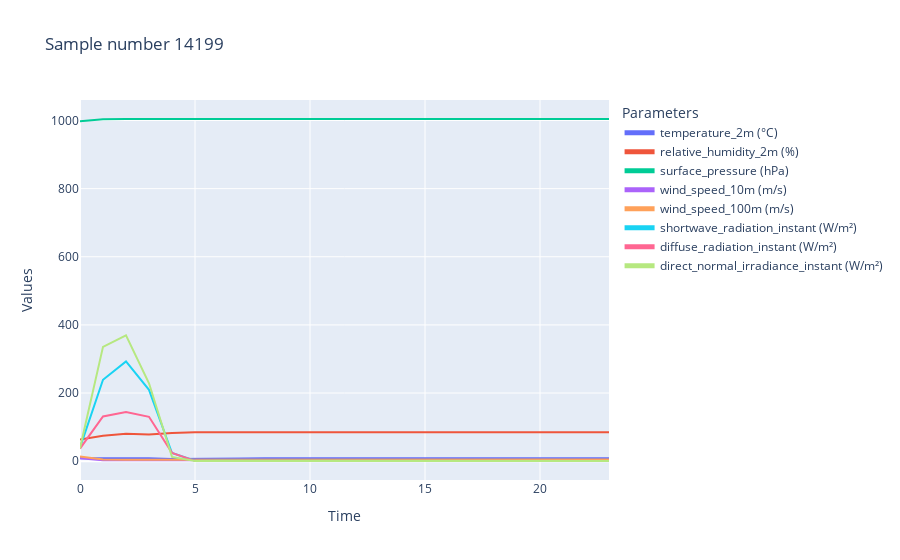
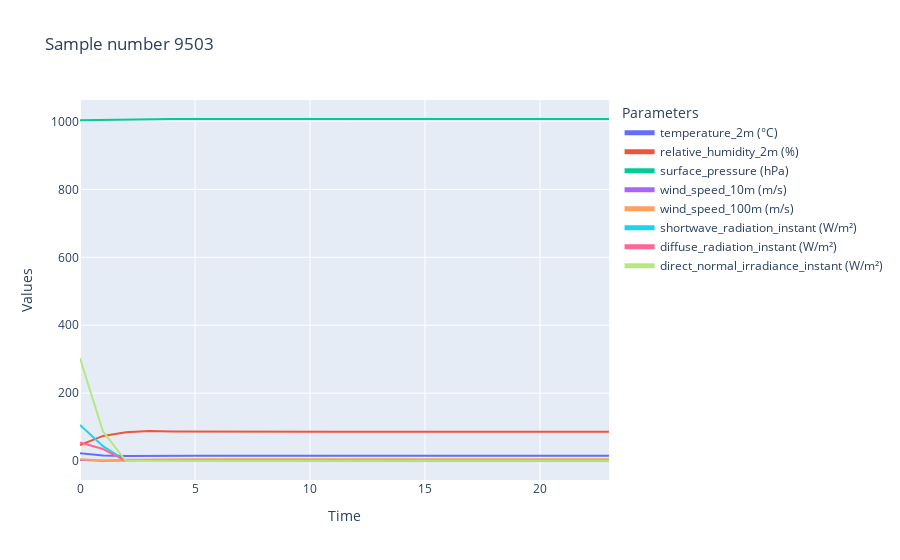
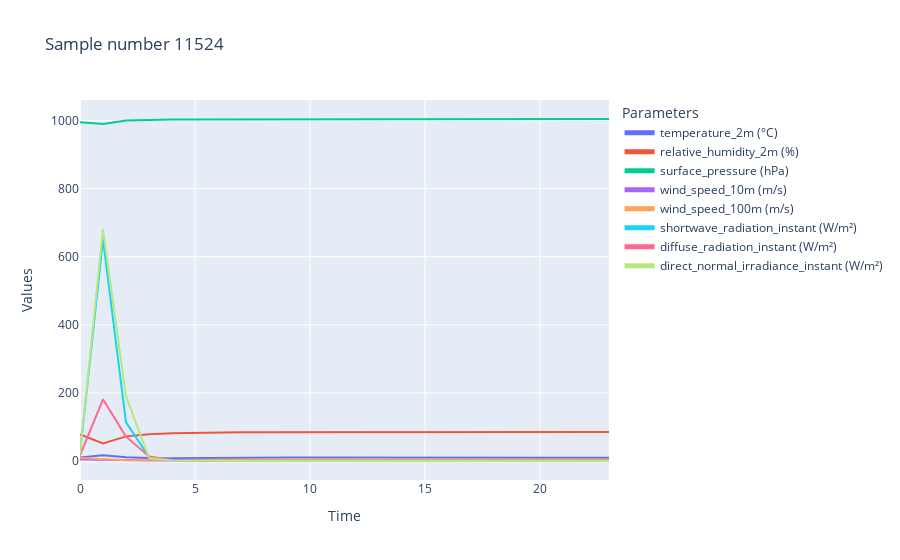
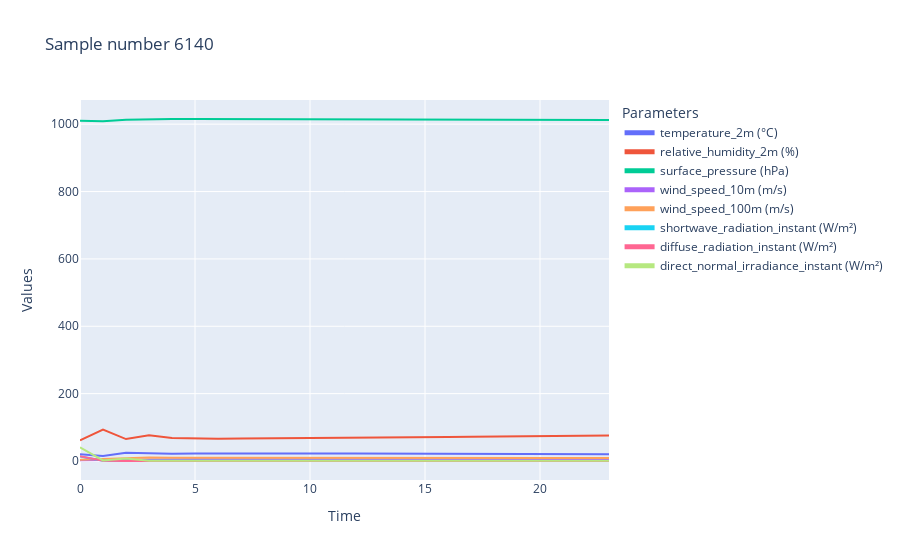

Notebook code cell kept with these figures, in order:
### Code cell
# SAMPLES WINDOWS TO PLOT
samples_to_plot = []
# Numero totale di righe nel dataframe
total_rows = len(synth_df)

m_resolution = int(24 * 60 / int((data_df.data.index[1] - data_df.data.index[0]).seconds / 60))

# Iterare attraverso il DataFrame a blocchi di m_resolution righe
for start in range(0, total_rows, m_resolution):
    # Verifica che ci siano abbastanza righe
    if start + m_resolution > total_rows:
        break  # Esce dal ciclo se non ci sono abbastanza righe per una nuova finestra

    # Estrai il blocco
    finestra = synth_df.iloc[start:start + m_resolution]
    finestra = finestra.reset_index(drop=True)

    samples_to_plot.append(finestra)


# EXTRACTING RANDOM DAY FRAMES
for plots in range(5):
    index = np.random.randint(len(samples_to_plot))
    plty_plot_dataframes([samples_to_plot[index][processor.num_columns]], title=f"Sample number {index}")

### Figure 1 — Plotly figure (JSON) as saved in the notebook; plotly's stock layout.template omitted (floating-point values rounded to 4 significant figures)
{"data": [{"mode": "lines", "name": "temperature_2m (°C)", "x": [0, 1, 2, 3, 4, 5, 6, 7, 8, 9, 10, 11, 12, 13, 14, 15, 16, 17, 18, 19, 20, 21, 22, 23], "y": [8.553, 8.839, 8.496, 8.431, 6.155, 6.054, 7.911, 7.97, 8.213, 8.387, 8.486, 8.556, 8.607, 8.644, 8.672, 8.693, 8.708, 8.72, 8.728, 8.734, 8.739, 8.743, 8.746, 8.748], "type": "scatter"}, {"mode": "lines", "name": "relative_humidity_2m (%)", "x": [0, 1, 2, 3, 4, 5, 6, 7, 8, 9, 10, 11, 12, 13, 14, 15, 16, 17, 18, 19, 20, 21, 22, 23], "y": [63.48, 74.43, 80.77, 78.21, 82.68, 85.06, 85.04, 85.27, 85.32, 85.26, 85.18, 85.11, 85.06, 85.03, 85.01, 85.01, 85.01, 85.02, 85.04, 85.06, 85.08, 85.11, 85.13, 85.16], "type": "scatter"}, {"mode": "lines", "name": "surface_pressure (hPa)", "x": [0, 1, 2, 3, 4, 5, 6, 7, 8, 9, 10, 11, 12, 13, 14, 15, 16, 17, 18, 19, 20, 21, 22, 23], "y": [997.9, 1004.0, 1004.0, 1004.0, 1004.0, 1003.0, 1004.0, 1004.0, 1004.0, 1004.0, 1004.0, 1004.0, 1004.0, 1004.0, 1004.0, 1004.0, 1004.0, 1004.0, 1004.0, 1004.0, 1004.0, 1004.0, 1004.0, 1004.0], "type": "scatter"}, {"mode": "lines", "name": "wind_speed_10m (m/s)", "x": [0, 1, 2, 3, 4, 5, 6, 7, 8, 9, 10, 11, 12, 13, 14, 15, 16, 17, 18, 19, 20, 21, 22, 23], "y": [8.449, 2.986, 2.691, 2.721, 2.757, 2.549, 2.582, 2.613, 2.636, 2.644, 2.649, 2.651, 2.653, 2.653, 2.654, 2.654, 2.654, 2.653, 2.653, 2.653, 2.653, 2.652, 2.652, 2.651], "type": "scatter"}, {"mode": "lines", "name": "wind_speed_100m (m/s)", "x": [0, 1, 2, 3, 4, 5, 6, 7, 8, 9, 10, 11, 12, 13, 14, 15, 16, 17, 18, 19, 20, 21, 22, 23], "y": [13.63, 4.532, 4.06, 4.186, 4.827, 5.08, 5.109, 5.137, 5.166, 5.176, 5.184, 5.189, 5.192, 5.194, 5.195, 5.196, 5.196, 5.196, 5.196, 5.196, 5.196, 5.195, 5.195, 5.195], "type": "scatter"}, {"mode": "lines", "name": "shortwave_radiation_instant (W/m²)", "x": [0, 1, 2, 3, 4, 5, 6, 7, 8, 9, 10, 11, 12, 13, 14, 15, 16, 17, 18, 19, 20, 21, 22, 23], "y": [39.92, 238.9, 293.0, 209.4, 23.84, 1.24, 0.8598, 0.8131, 0.787, 0.7676, 0.7527, 0.7409, 0.7322, 0.7259, 0.7215, 0.7186, 0.7167, 0.7156, 0.7151, 0.715, 0.7152, 0.7156, 0.7163, 0.717], "type": "scatter"}, {"mode": "lines", "name": "diffuse_radiation_instant (W/m²)", "x": [0, 1, 2, 3, 4, 5, 6, 7, 8, 9, 10, 11, 12, 13, 14, 15, 16, 17, 18, 19, 20, 21, 22, 23], "y": [36.91, 131.4, 144.2, 130.3, 24.29, 0.9387, 0.5977, 0.5615, 0.5259, 0.5078, 0.4953, 0.4858, 0.479, 0.4741, 0.4707, 0.4685, 0.467, 0.4661, 0.4657, 0.4655, 0.4656, 0.4659, 0.4663, 0.4669], "type": "scatter"}, {"mode": "lines", "name": "direct_normal_irradiance_instant (W/m²)", "x": [0, 1, 2, 3, 4, 5, 6, 7, 8, 9, 10, 11, 12, 13, 14, 15, 16, 17, 18, 19, 20, 21, 22, 23], "y": [37.52, 335.5, 369.1, 228.7, 12.53, 0.7294, 0.5057, 0.4869, 0.4838, 0.4813, 0.4798, 0.4785, 0.4776, 0.4771, 0.4768, 0.4768, 0.4769, 0.4772, 0.4776, 0.478, 0.4785, 0.479, 0.4796, 0.4801], "type": "scatter"}], "layout": {"title": {"text": "Sample number 14199"}, "xaxis": {"title": {"text": "Time"}}, "yaxis": {"title": {"text": "Values"}}, "legend": {"title": {"text": "Parameters"}, "itemsizing": "constant"}, "hovermode": "closest"}}

### Figure 2 — Plotly figure (JSON) as saved in the notebook; plotly's stock layout.template omitted (floating-point values rounded to 4 significant figures)
{"data": [{"mode": "lines", "name": "temperature_2m (°C)", "x": [0, 1, 2, 3, 4, 5, 6, 7, 8, 9, 10, 11, 12, 13, 14, 15, 16, 17, 18, 19, 20, 21, 22, 23], "y": [23.02, 16.23, 14.8, 15.83, 15.97, 15.98, 15.98, 15.96, 15.94, 15.92, 15.91, 15.9, 15.89, 15.89, 15.88, 15.88, 15.88, 15.87, 15.87, 15.87, 15.86, 15.86, 15.86, 15.86], "type": "scatter"}, {"mode": "lines", "name": "relative_humidity_2m (%)", "x": [0, 1, 2, 3, 4, 5, 6, 7, 8, 9, 10, 11, 12, 13, 14, 15, 16, 17, 18, 19, 20, 21, 22, 23], "y": [47.21, 74.02, 85.18, 88.27, 87.08, 86.71, 86.39, 86.29, 86.26, 86.26, 86.28, 86.3, 86.32, 86.34, 86.37, 86.39, 86.42, 86.44, 86.47, 86.49, 86.52, 86.54, 86.56, 86.58], "type": "scatter"}, {"mode": "lines", "name": "surface_pressure (hPa)", "x": [0, 1, 2, 3, 4, 5, 6, 7, 8, 9, 10, 11, 12, 13, 14, 15, 16, 17, 18, 19, 20, 21, 22, 23], "y": [1004.0, 1005.0, 1007.0, 1007.0, 1007.0, 1007.0, 1007.0, 1007.0, 1007.0, 1007.0, 1007.0, 1007.0, 1007.0, 1007.0, 1007.0, 1007.0, 1007.0, 1007.0, 1007.0, 1007.0, 1007.0, 1007.0, 1007.0, 1007.0], "type": "scatter"}, {"mode": "lines", "name": "wind_speed_10m (m/s)", "x": [0, 1, 2, 3, 4, 5, 6, 7, 8, 9, 10, 11, 12, 13, 14, 15, 16, 17, 18, 19, 20, 21, 22, 23], "y": [3.394, 0.9498, 1.669, 2.468, 2.715, 2.759, 2.767, 2.767, 2.766, 2.763, 2.76, 2.757, 2.753, 2.75, 2.747, 2.744, 2.742, 2.738, 2.735, 2.734, 2.73, 2.727, 2.725, 2.722], "type": "scatter"}, {"mode": "lines", "name": "wind_speed_100m (m/s)", "x": [0, 1, 2, 3, 4, 5, 6, 7, 8, 9, 10, 11, 12, 13, 14, 15, 16, 17, 18, 19, 20, 21, 22, 23], "y": [5.667, 1.688, 3.587, 4.921, 5.316, 5.383, 5.393, 5.392, 5.388, 5.382, 5.377, 5.37, 5.365, 5.359, 5.354, 5.349, 5.345, 5.338, 5.333, 5.331, 5.324, 5.319, 5.314, 5.31], "type": "scatter"}, {"mode": "lines", "name": "shortwave_radiation_instant (W/m²)", "x": [0, 1, 2, 3, 4, 5, 6, 7, 8, 9, 10, 11, 12, 13, 14, 15, 16, 17, 18, 19, 20, 21, 22, 23], "y": [106.4, 43.92, 0.3211, 0.669, 0.8653, 0.9166, 0.9381, 0.9539, 0.9652, 0.973, 0.9783, 0.9819, 0.9845, 0.9866, 0.9884, 0.9901, 0.992, 0.9934, 0.9947, 0.9966, 0.9978, 0.9992, 1.0, 1.002], "type": "scatter"}, {"mode": "lines", "name": "diffuse_radiation_instant (W/m²)", "x": [0, 1, 2, 3, 4, 5, 6, 7, 8, 9, 10, 11, 12, 13, 14, 15, 16, 17, 18, 19, 20, 21, 22, 23], "y": [54.98, 35.56, 0.2134, 0.4201, 0.5635, 0.6038, 0.6242, 0.6382, 0.6477, 0.654, 0.6582, 0.661, 0.663, 0.6646, 0.6659, 0.6671, 0.6684, 0.6695, 0.6705, 0.6717, 0.6726, 0.6736, 0.6744, 0.6753], "type": "scatter"}, {"mode": "lines", "name": "direct_normal_irradiance_instant (W/m²)", "x": [0, 1, 2, 3, 4, 5, 6, 7, 8, 9, 10, 11, 12, 13, 14, 15, 16, 17, 18, 19, 20, 21, 22, 23], "y": [303.0, 87.2, 0.2187, 0.3905, 0.52, 0.5572, 0.5725, 0.5815, 0.5873, 0.591, 0.5934, 0.5948, 0.5959, 0.5967, 0.5974, 0.5979, 0.5987, 0.5991, 0.5995, 0.6003, 0.6006, 0.6011, 0.6014, 0.6019], "type": "scatter"}], "layout": {"title": {"text": "Sample number 9503"}, "xaxis": {"title": {"text": "Time"}}, "yaxis": {"title": {"text": "Values"}}, "legend": {"title": {"text": "Parameters"}, "itemsizing": "constant"}, "hovermode": "closest"}}

### Figure 3 — Plotly figure (JSON) as saved in the notebook; plotly's stock layout.template omitted (floating-point values rounded to 4 significant figures)
{"data": [{"mode": "lines", "name": "temperature_2m (°C)", "x": [0, 1, 2, 3, 4, 5, 6, 7, 8, 9, 10, 11, 12, 13, 14, 15, 16, 17, 18, 19, 20, 21, 22, 23], "y": [10.47, 17.46, 11.66, 8.939, 8.689, 9.383, 10.1, 10.45, 10.56, 10.56, 10.53, 10.49, 10.45, 10.41, 10.38, 10.34, 10.31, 10.27, 10.24, 10.21, 10.18, 10.15, 10.12, 10.1], "type": "scatter"}, {"mode": "lines", "name": "relative_humidity_2m (%)", "x": [0, 1, 2, 3, 4, 5, 6, 7, 8, 9, 10, 11, 12, 13, 14, 15, 16, 17, 18, 19, 20, 21, 22, 23], "y": [78.5, 52.04, 72.69, 79.25, 81.71, 83.2, 84.36, 84.84, 84.99, 85.04, 85.06, 85.07, 85.09, 85.11, 85.13, 85.16, 85.19, 85.21, 85.25, 85.28, 85.31, 85.34, 85.37, 85.4], "type": "scatter"}, {"mode": "lines", "name": "surface_pressure (hPa)", "x": [0, 1, 2, 3, 4, 5, 6, 7, 8, 9, 10, 11, 12, 13, 14, 15, 16, 17, 18, 19, 20, 21, 22, 23], "y": [994.3, 989.5, 999.4, 1002.0, 1003.0, 1003.0, 1003.0, 1003.0, 1003.0, 1003.0, 1003.0, 1003.0, 1003.0, 1004.0, 1004.0, 1004.0, 1004.0, 1004.0, 1004.0, 1004.0, 1004.0, 1004.0, 1004.0, 1004.0], "type": "scatter"}, {"mode": "lines", "name": "wind_speed_10m (m/s)", "x": [0, 1, 2, 3, 4, 5, 6, 7, 8, 9, 10, 11, 12, 13, 14, 15, 16, 17, 18, 19, 20, 21, 22, 23], "y": [5.157, 3.558, 1.427, 1.579, 1.848, 1.971, 2.057, 2.095, 2.108, 2.109, 2.104, 2.099, 2.092, 2.086, 2.08, 2.074, 2.068, 2.062, 2.056, 2.05, 2.044, 2.039, 2.033, 2.028], "type": "scatter"}, {"mode": "lines", "name": "wind_speed_100m (m/s)", "x": [0, 1, 2, 3, 4, 5, 6, 7, 8, 9, 10, 11, 12, 13, 14, 15, 16, 17, 18, 19, 20, 21, 22, 23], "y": [9.149, 4.881, 2.481, 3.115, 3.825, 4.165, 4.357, 4.423, 4.436, 4.426, 4.411, 4.393, 4.375, 4.358, 4.342, 4.326, 4.31, 4.295, 4.281, 4.267, 4.253, 4.24, 4.227, 4.215], "type": "scatter"}, {"mode": "lines", "name": "shortwave_radiation_instant (W/m²)", "x": [0, 1, 2, 3, 4, 5, 6, 7, 8, 9, 10, 11, 12, 13, 14, 15, 16, 17, 18, 19, 20, 21, 22, 23], "y": [23.8, 650.7, 114.1, 12.6, 3.012, 1.177, 0.7545, 0.6663, 0.6524, 0.6516, 0.6528, 0.6544, 0.6564, 0.6586, 0.6611, 0.6636, 0.6663, 0.669, 0.6718, 0.6745, 0.6773, 0.68, 0.6828, 0.6854], "type": "scatter"}, {"mode": "lines", "name": "diffuse_radiation_instant (W/m²)", "x": [0, 1, 2, 3, 4, 5, 6, 7, 8, 9, 10, 11, 12, 13, 14, 15, 16, 17, 18, 19, 20, 21, 22, 23], "y": [16.76, 181.4, 71.78, 13.87, 2.987, 1.014, 0.5926, 0.5052, 0.4889, 0.4861, 0.4858, 0.4864, 0.4875, 0.4889, 0.4907, 0.4926, 0.4948, 0.497, 0.4993, 0.5017, 0.5041, 0.5066, 0.509, 0.5114], "type": "scatter"}, {"mode": "lines", "name": "direct_normal_irradiance_instant (W/m²)", "x": [0, 1, 2, 3, 4, 5, 6, 7, 8, 9, 10, 11, 12, 13, 14, 15, 16, 17, 18, 19, 20, 21, 22, 23], "y": [20.17, 680.8, 189.8, 9.439, 1.822, 0.7012, 0.4603, 0.4122, 0.4056, 0.406, 0.4072, 0.4084, 0.4096, 0.4108, 0.4121, 0.4133, 0.4146, 0.4159, 0.4172, 0.4185, 0.4198, 0.4211, 0.4224, 0.4236], "type": "scatter"}], "layout": {"title": {"text": "Sample number 11524"}, "xaxis": {"title": {"text": "Time"}}, "yaxis": {"title": {"text": "Values"}}, "legend": {"title": {"text": "Parameters"}, "itemsizing": "constant"}, "hovermode": "closest"}}

### Figure 4 — Plotly figure (JSON) as saved in the notebook; plotly's stock layout.template omitted (floating-point values rounded to 4 significant figures)
{"data": [{"mode": "lines", "name": "temperature_2m (°C)", "x": [0, 1, 2, 3, 4, 5, 6, 7, 8, 9, 10, 11, 12, 13, 14, 15, 16, 17, 18, 19, 20, 21, 22, 23], "y": [20.31, 14.98, 24.29, 22.49, 21.74, 22.65, 22.92, 22.84, 22.71, 22.61, 22.5, 22.38, 22.24, 22.11, 21.99, 21.71, 21.46, 21.24, 21.05, 20.79, 20.58, 20.29, 20.07, 19.82], "type": "scatter"}, {"mode": "lines", "name": "relative_humidity_2m (%)", "x": [0, 1, 2, 3, 4, 5, 6, 7, 8, 9, 10, 11, 12, 13, 14, 15, 16, 17, 18, 19, 20, 21, 22, 23], "y": [61.69, 93.33, 65.12, 76.12, 68.5, 66.88, 66.02, 66.8, 67.06, 67.58, 67.93, 68.46, 68.89, 69.35, 69.7, 70.92, 71.43, 72.13, 72.59, 73.44, 73.83, 74.77, 75.13, 75.88], "type": "scatter"}, {"mode": "lines", "name": "surface_pressure (hPa)", "x": [0, 1, 2, 3, 4, 5, 6, 7, 8, 9, 10, 11, 12, 13, 14, 15, 16, 17, 18, 19, 20, 21, 22, 23], "y": [1010.0, 1009.0, 1013.0, 1015.0, 1015.0, 1015.0, 1015.0, 1015.0, 1015.0, 1015.0, 1015.0, 1014.0, 1014.0, 1014.0, 1014.0, 1014.0, 1014.0, 1013.0, 1013.0, 1013.0, 1013.0, 1013.0, 1012.0, 1012.0], "type": "scatter"}, {"mode": "lines", "name": "wind_speed_10m (m/s)", "x": [0, 1, 2, 3, 4, 5, 6, 7, 8, 9, 10, 11, 12, 13, 14, 15, 16, 17, 18, 19, 20, 21, 22, 23], "y": [1.993, 2.651, 4.946, 5.713, 5.147, 5.2, 5.236, 5.223, 5.193, 5.169, 5.15, 5.128, 5.104, 5.081, 5.064, 5.011, 4.97, 4.931, 4.898, 4.85, 4.816, 4.759, 4.722, 4.673], "type": "scatter"}, {"mode": "lines", "name": "wind_speed_100m (m/s)", "x": [0, 1, 2, 3, 4, 5, 6, 7, 8, 9, 10, 11, 12, 13, 14, 15, 16, 17, 18, 19, 20, 21, 22, 23], "y": [3.743, 5.729, 9.1, 10.54, 9.79, 9.867, 9.922, 9.914, 9.871, 9.837, 9.809, 9.778, 9.742, 9.709, 9.683, 9.606, 9.542, 9.48, 9.427, 9.35, 9.293, 9.198, 9.134, 9.049], "type": "scatter"}, {"mode": "lines", "name": "shortwave_radiation_instant (W/m²)", "x": [0, 1, 2, 3, 4, 5, 6, 7, 8, 9, 10, 11, 12, 13, 14, 15, 16, 17, 18, 19, 20, 21, 22, 23], "y": [13.48, 0.9569, 0.5448, 0.4293, 0.29, 0.242, 0.231, 0.2242, 0.2253, 0.2255, 0.2275, 0.2292, 0.2319, 0.2347, 0.2381, 0.2432, 0.2519, 0.2598, 0.2681, 0.2792, 0.29, 0.306, 0.3203, 0.3388], "type": "scatter"}, {"mode": "lines", "name": "diffuse_radiation_instant (W/m²)", "x": [0, 1, 2, 3, 4, 5, 6, 7, 8, 9, 10, 11, 12, 13, 14, 15, 16, 17, 18, 19, 20, 21, 22, 23], "y": [14.27, 0.6066, 0.01659, 0.2208, 0.08941, 0.07314, 0.06907, 0.07244, 0.07355, 0.07595, 0.07791, 0.08109, 0.08403, 0.08734, 0.09025, 0.1001, 0.1058, 0.1137, 0.1201, 0.1315, 0.1388, 0.1545, 0.1637, 0.18], "type": "scatter"}, {"mode": "lines", "name": "direct_normal_irradiance_instant (W/m²)", "x": [0, 1, 2, 3, 4, 5, 6, 7, 8, 9, 10, 11, 12, 13, 14, 15, 16, 17, 18, 19, 20, 21, 22, 23], "y": [40.64, 1.576, 7.715, 0.8813, 0.9609, 0.842, 0.8363, 0.7544, 0.7443, 0.7159, 0.7044, 0.6809, 0.666, 0.65, 0.6414, 0.5913, 0.5887, 0.5714, 0.5669, 0.5479, 0.5505, 0.5338, 0.541, 0.5347], "type": "scatter"}], "layout": {"title": {"text": "Sample number 6140"}, "xaxis": {"title": {"text": "Time"}}, "yaxis": {"title": {"text": "Values"}}, "legend": {"title": {"text": "Parameters"}, "itemsizing": "constant"}, "hovermode": "closest"}}
